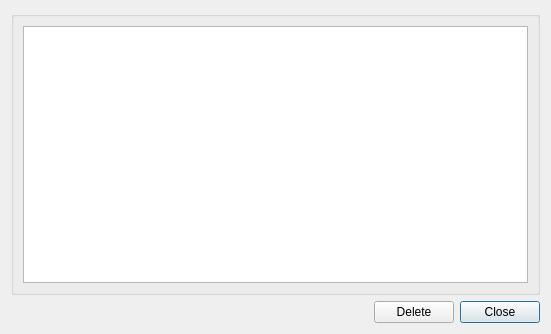
<?xml version="1.0" encoding="UTF-8"?>
<ui version="4.0">
 <class>Dialog</class>
 <widget class="QDialog" name="Dialog">
  <property name="geometry">
   <rect>
    <x>0</x>
    <y>0</y>
    <width>551</width>
    <height>334</height>
   </rect>
  </property>
  <property name="windowTitle">
   <string>Delete contact</string>
  </property>
  <property name="windowIcon">
   <iconset resource="../rubrica.qrc">
    <normaloff>:/images/edit-delete.png</normaloff>:/images/edit-delete.png</iconset>
  </property>
  <layout class="QGridLayout" name="gridLayout">
   <item row="1" column="2">
    <widget class="QPushButton" name="esci">
     <property name="text">
      <string>Close</string>
     </property>
     <property name="icon">
      <iconset resource="../rubrica.qrc">
       <normaloff>:/images/dialog-close.png</normaloff>:/images/dialog-close.png</iconset>
     </property>
    </widget>
   </item>
   <item row="0" column="0" colspan="3">
    <widget class="QGroupBox" name="groupBox">
     <property name="title">
      <string/>
     </property>
     <layout class="QGridLayout" name="gridLayout_2">
      <item row="0" column="0">
       <widget class="QTableView" name="tableView"/>
      </item>
     </layout>
    </widget>
   </item>
   <item row="1" column="0">
    <spacer name="horizontalSpacer">
     <property name="orientation">
      <enum>Qt::Horizontal</enum>
     </property>
     <property name="sizeHint" stdset="0">
      <size>
       <width>356</width>
       <height>20</height>
      </size>
     </property>
    </spacer>
   </item>
   <item row="1" column="1">
    <widget class="QPushButton" name="delete_2">
     <property name="text">
      <string>Delete</string>
     </property>
     <property name="icon">
      <iconset resource="../rubrica.qrc">
       <normaloff>:/images/edit-delete.png</normaloff>:/images/edit-delete.png</iconset>
     </property>
    </widget>
   </item>
  </layout>
 </widget>
 <resources>
  <include location="../rubrica.qrc"/>
 </resources>
 <connections/>
</ui>
